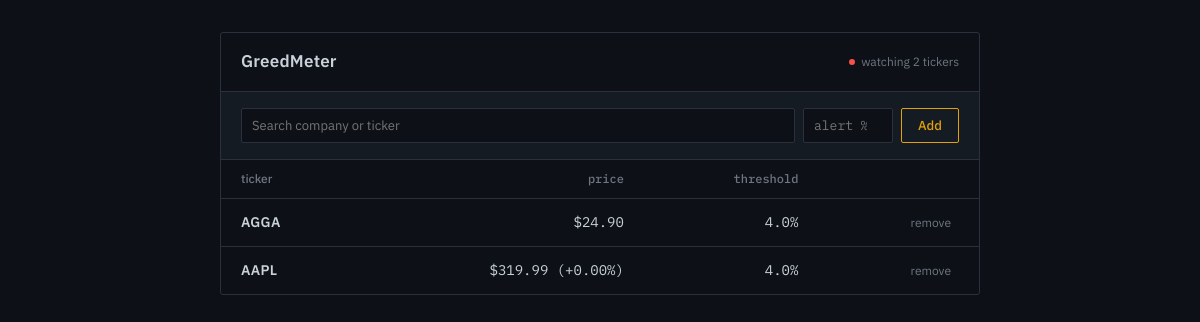
The page / on the database its author committed.
### tables this page shows
CREATE TABLE watchlist (
            id INTEGER PRIMARY KEY AUTOINCREMENT,
            user_id INTEGER,
            ticker TEXT,
            threshold_percent REAL,
            FOREIGN KEY (user_id) REFERENCES users(id)
        );

CREATE TABLE prices (
            id INTEGER PRIMARY KEY AUTOINCREMENT,
            ticker TEXT,
            price REAL,
            checked_at TEXT
        );

### src/app.py (the view)
@app.route("/")
def dashboard():
    watchlist = get_watchlist_for_user(MY_USER_ID)
    rows = []
    for ticker, threshold in watchlist:
        prices = get_last_two_prices(ticker)
        latest = prices[0] if prices else None
        change = None
        if len(prices) == 2 and prices[1] != 0:
            change = ((prices[0] - prices[1]) / prices[1]) * 100
        rows.append({"ticker": ticker, "threshold": threshold, "price": latest, "change": change})
    return render_template("dashboard.html", rows=rows)

### src/database.py (called while the page is built)
def get_watchlist_for_user(user_id):
    conn = sqlite3.connect(DB_FILE)
    rows = conn.execute("SELECT ticker, threshold_percent FROM watchlist WHERE user_id = ?", (user_id,)).fetchall()
    conn.close()
    return rows

def get_last_two_prices(ticker):
    conn = sqlite3.connect(DB_FILE)
    rows = conn.execute("SELECT price FROM prices WHERE ticker = ? ORDER BY checked_at DESC LIMIT 2", (ticker,)).fetchall()
    conn.close()
    return [r[0] for r in rows]

### src/templates/dashboard.html (shortened to what this page needs)
<!DOCTYPE html>
<html lang="en">
<head>
</head>
<body>
    <div class="terminal">
        <div class="titlebar">
            <h1>GreedMeter</h1>
            <div class="status">
                <span class="dot"></span>
                <span>watching {{ rows|length }} ticker{{ 's' if rows|length != 1 else '' }}</span>
            </div>
        </div>
        <form class="add-row" action="/add" method="post" id="addForm">
            <input type="text" id="tickerSearch" placeholder="Search company or ticker" autocomplete="off" required>
            <input type="number" step="0.1" id="threshold" name="threshold" placeholder="alert %" required>
            <button type="submit">Add</button>
            <div id="suggestions"></div>
        </form>
        {% if rows %}
        <table>
            <thead>
                <tr>
                    <th>ticker</th>
                    <th class="num">price</th>
                    <th class="num">threshold</th>
                    <th></th>
                </tr>
            </thead>
            <tbody>
                {% for row in rows %}
                <tr>
                    <td class="ticker-symbol">{{ row.ticker }}</td>
                    <td class="num {% if not row.price %}price pending{% endif %}">
                        {% if row.price %}
                            ${{ "%.2f"|format(row.price) }}
                            {% if row.change is not none %}
                                <span class="{% if row.change > 0 %}up{% elif row.change < 0 %}down{% endif %}">
                                    ({{ "%+.2f"|format(row.change) }}%)
                                </span>
                            {% endif %}
                        {% else %}
                            pending
                        {% endif %}
                    </td>
                    <td class="num">{{ "%.1f"|format(row.threshold) }}%</td>
                    <td class="remove-form">
                        <form action="/delete" method="post" style="display:inline;">
                            <button type="submit" class="remove-btn">remove</button>
                        </form>
                    </td>
                </tr>
                {% endfor %}
            </tbody>
        </table>
        {% else %}
        <div class="empty">No tickers yet. Search above to add your first one.</div>
        {% endif %}
    </div>
</body>
</html>

### src/templates/dashboard.html (style rules this page uses)
:root { --bg: #0D1117; --panel: #151B23; --border: #2A313C; --text: #C9D1D9; --text-muted: #6E7681; --amber: #E3A008; --up: #3FB950; --down: #F85149; }
* { margin: 0; padding: 0; box-sizing: border-box; }
body { background: var(--bg); color: var(--text); font-family: 'IBM Plex Sans', sans-serif; font-size: 14px; line-height: 1.5; padding: 32px 24px; }
.terminal { max-width: 760px; margin: 0 auto; border: 1px solid var(--border); border-radius: 3px; overflow: hidden; }
.titlebar { display: flex; justify-content: space-between; align-items: center; padding: 16px 20px; border-bottom: 1px solid var(--border); }
.titlebar h1 { font-size: 17px; font-weight: 600; letter-spacing: 0.2px; }
.status { display: flex; align-items: center; gap: 6px; font-size: 12px; color: var(--text-muted); }
.status .dot { width: 6px; height: 6px; border-radius: 50%; background: var(--down); }
.add-row { display: flex; gap: 8px; padding: 16px 20px; border-bottom: 1px solid var(--border); background: var(--panel); position: relative; }
.add-row input { background: var(--bg); border: 1px solid var(--border); color: var(--text); padding: 8px 10px; border-radius: 2px; font-family: 'IBM Plex Sans', sans-serif; font-size: 13px; }
#tickerSearch { flex: 1; }
#threshold { width: 90px; font-family: 'IBM Plex Mono', monospace; }
.add-row button { background: transparent; border: 1px solid var(--amber); color: var(--amber); padding: 8px 16px; border-radius: 2px; font-size: 13px; font-weight: 500; cursor: pointer; font-family: 'IBM Plex Sans', sans-serif; }
#suggestions { position: absolute; top: 100%; left: 20px; right: 20px; background: var(--bg); border: 1px solid var(--border); border-top: none; max-height: 220px; overflow-y: auto; z-index: 10; }
table { width: 100%; border-collapse: collapse; }
thead th { text-align: left; font-weight: 500; font-size: 12px; color: var(--text-muted); padding: 10px 20px; border-bottom: 1px solid var(--border); }
thead th.num { text-align: right; }
tbody td { padding: 12px 20px; border-bottom: 1px solid var(--border); font-size: 14px; }
tbody tr:last-child td { border-bottom: none; }
.ticker-symbol { font-weight: 600; letter-spacing: 0.3px; }
.num { text-align: right; font-family: 'IBM Plex Mono', monospace; }
.remove-form { text-align: right; }
.remove-btn { background: none; border: none; color: var(--text-muted); font-size: 12px; cursor: pointer; font-family: 'IBM Plex Sans', sans-serif; padding: 4px 8px; }

### rows shown on the page
watchlist: ticker "AGGA", threshold "4.0"
prices: price "24.90"
watchlist: ticker "AAPL", threshold "4.0"
prices: price "319.99"

### other values the page prints
{{ rows|length }} "2"
{{ 's' if rows|length != 1 else '' }} "s"
{{ "%+.2f"|format(row.change) }} "+0.00"
